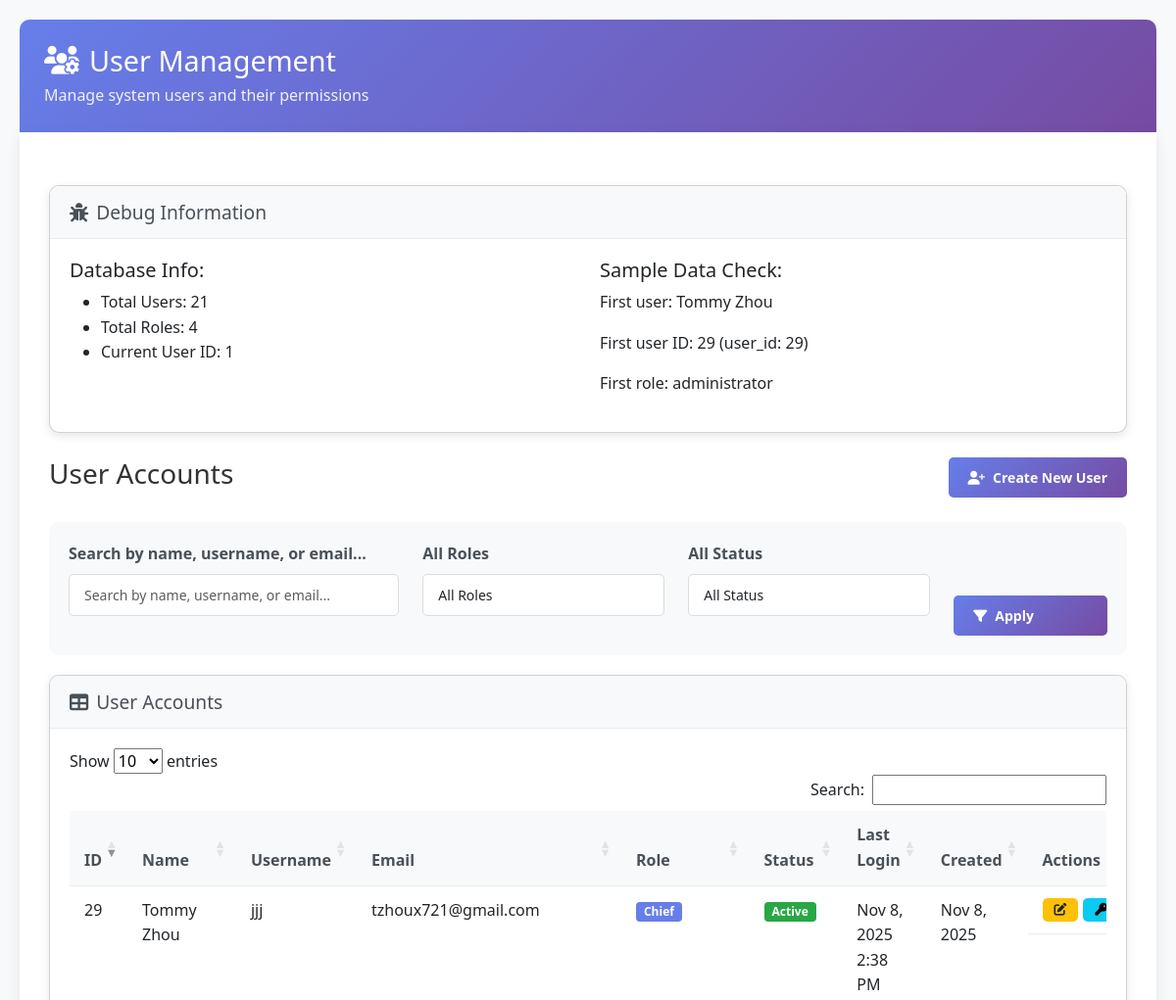
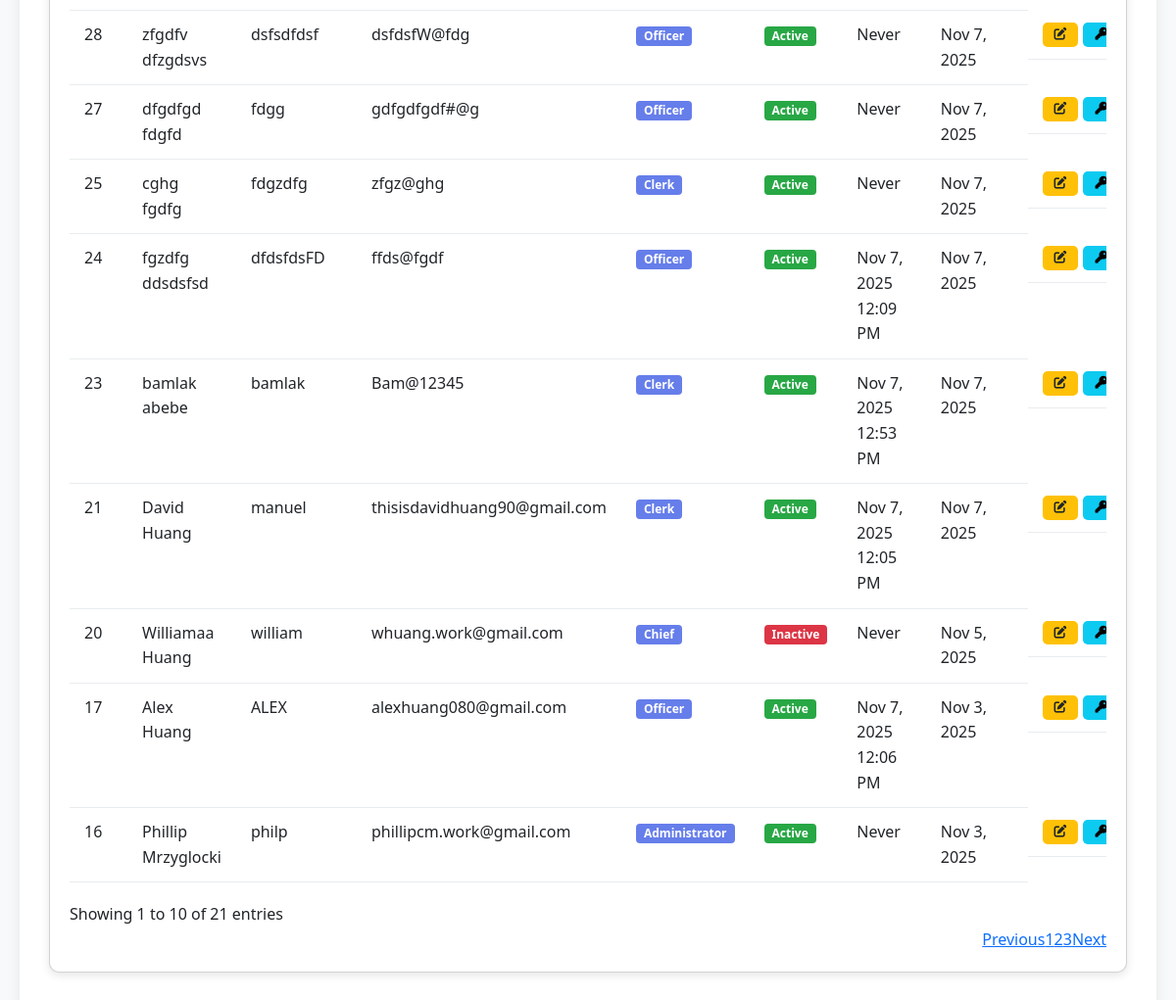
The app's page /admin/usermanagement.php (signed in) with its own data (2 pictures, top to bottom).
### tables this page shows
CREATE TABLE `users` (
  `user_id` int(11) NOT NULL,
  `username` varchar(50) NOT NULL,
  `password` varchar(255) NOT NULL,
  `role` enum('administrator','chief','officer','clerk') NOT NULL,
  `first_name` varchar(100) NOT NULL,
  `last_name` varchar(100) NOT NULL,
  `email` varchar(150) DEFAULT NULL,
  `phone` varchar(20) DEFAULT NULL,
  `badge_number` varchar(20) DEFAULT NULL,
  `department` varchar(100) DEFAULT NULL,
  `is_active` tinyint(1) DEFAULT 1,
  `last_login` datetime DEFAULT NULL,
  `created_at` timestamp NOT NULL DEFAULT current_timestamp(),
  `updated_at` timestamp NOT NULL DEFAULT current_timestamp() ON UPDATE current_timestamp(),
  `login_attempts` int(11) DEFAULT 0,
  `force_password_change` tinyint(4) DEFAULT 0
);

### includes/admin_functions.php (called while the page is built, shortened)
<?php
require_once 'security_functions.php';
class AdminFunctions {
    private $conn;
    public function __construct($db) {
        $this->conn = $db;
    }
    public function getAllUsers() {
        try {
            $stmt = $this->conn->prepare("
                SELECT u.*
                FROM users u
                ORDER BY u.created_at DESC
            ");
            $stmt->execute();
            return $stmt->fetchAll(PDO::FETCH_ASSOC);
        } catch (PDOException $e) {
            error_log("getAllUsers Error: " . $e->getMessage());
            return [];
        }
    }
    public function getRoles() {
        try {
            $stmt = $this->conn->prepare("SELECT DISTINCT role FROM users");
            $stmt->execute();
            $roles = $stmt->fetchAll(PDO::FETCH_ASSOC);
            $formattedRoles = [];
            foreach ($roles as $index => $role) {
                $formattedRoles[] = [
                    'id' => $index + 1,
                    'role_name' => $role['role']
                ];
            }
            return $formattedRoles;
        } catch (PDOException $e) {
            error_log("getRoles Error: " . $e->getMessage());
            return [
                ['id' => 1, 'role_name' => 'administrator'],
                ['id' => 2, 'role_name' => 'chief'],
                ['id' => 3, 'role_name' => 'officer'],
                ['id' => 4, 'role_name' => 'clerk']
            ];
        }
    }
}
function getAllUsers() {
    global $db;
    $adminFunctions = new AdminFunctions($db);
    return $adminFunctions->getAllUsers();
}
function getRoles() {
    global $db;
    $adminFunctions = new AdminFunctions($db);
    return $adminFunctions->getRoles();
}
?>

### admin/usermanagement.php (the view, shortened to what this page needs)
<?php
require '../includes/database.php';
require '../includes/admin_functions.php';
$current_lang = $_SESSION['lang'] ?? 'en';
function t($key) {
    global $translations, $current_lang;
    return $translations[$current_lang][$key] ?? $key;
}
$current_user_id = $_SESSION['user_id'];
$users = getAllUsers();
$roles = getRoles();
?>
<!DOCTYPE html>
<html lang="<?php echo $current_lang; ?>">
<head>
    <link href="https://cdn.jsdelivr.net/npm/bootstrap@5.3.0/dist/css/bootstrap.min.css" rel="stylesheet">
    <link rel="stylesheet" href="https://cdnjs.cloudflare.com/ajax/libs/font-awesome/6.4.0/css/all.min.css">
    <link rel="stylesheet" href="https://cdn.datatables.net/1.13.6/css/dataTables.bootstrap5.min.css">
</head>
<body>
    <div class="container">
        <div class="header">
            <div>
                <h1><i class="fas fa-users-cog"></i> <?php echo t('header_title'); ?></h1>
                <p><?php echo t('header_subtitle'); ?></p>
            </div>
        </div>
        <div class="content">
            <div class="card mt-4">
                <div class="card-header">
                    <h3><i class="fas fa-bug"></i> <?php echo t('debug_title'); ?></h3>
                </div>
                <div class="card-body">
                    <div class="row">
                        <div class="col-md-6">
                            <h5><?php echo t('debug_db_info'); ?></h5>
                            <ul>
                                <li><?php echo t('debug_total_users'); ?> <?php echo count($users); ?></li>
                                <li><?php echo t('debug_total_roles'); ?> <?php echo count($roles); ?></li>
                                <li><?php echo t('debug_current_user'); ?> <?php echo $current_user_id; ?></li>
                            </ul>
                        </div>
                        <div class="col-md-6">
                            <h5><?php echo t('debug_sample_data'); ?></h5>
                            <?php if (!empty($users)): ?>
                                <p><?php echo t('debug_first_user'); ?> <?php echo htmlspecialchars($users[0]['first_name'] . ' ' . $users[0]['last_name']); ?></p>
                                <p><?php echo t('debug_first_user_id'); ?> <?php echo $users[0]['id']; ?> (user_id: <?php echo $users[0]['user_id']; ?>)</p>
                            <?php else: ?>
                                <p class="text-danger"><?php echo t('debug_no_users'); ?></p>
                            <?php endif; ?>
                            <?php if (!empty($roles)): ?>
                                <p><?php echo t('debug_first_role'); ?> <?php echo htmlspecialchars($roles[0]['role_name']); ?></p>
                            <?php else: ?>
                                <p class="text-danger"><?php echo t('debug_no_roles'); ?></p>
                            <?php endif; ?>
                        </div>
                    </div>
                </div>
            </div>
            <div class="d-flex justify-content-between align-items-center mb-4">
                <h3>User Accounts</h3>
                <button class="btn btn-primary" data-bs-toggle="modal" data-bs-target="#createUserModal">
                    <i class="fas fa-user-plus"></i> <?php echo t('btn_create_user'); ?>
                </button>
            </div>
            <div class="search-filter-container">
                <div class="row">
                    <div class="col-md-4">
                        <div class="form-group">
                            <label><?php echo t('placeholder_search'); ?></label>
                            <input type="text" class="form-control" id="searchInput" placeholder="<?php echo t('placeholder_search'); ?>">
                        </div>
                    </div>
                    <div class="col-md-3">
                        <div class="form-group">
                            <label><?php echo t('filter_all_roles'); ?></label>
                            <select class="form-control" id="roleFilter">
                                <option value=""><?php echo t('filter_all_roles'); ?></option>
                            </select>
                        </div>
                    </div>
                    <div class="col-md-3">
                        <div class="form-group">
                            <label><?php echo t('filter_all_status'); ?></label>
                            <select class="form-control" id="statusFilter">
                                <option value=""><?php echo t('filter_all_status'); ?></option>
                            </select>
                        </div>
                    </div>
                    <div class="col-md-2 d-flex align-items-end">
                        <button class="btn btn-primary w-100" onclick="applyFilters()">
                            <i class="fas fa-filter"></i> <?php echo t('btn_apply_filter'); ?>
                        </button>
                    </div>
                </div>
            </div>
            <div class="card">
                <div class="card-header">
                    <h3><i class="fas fa-table"></i> User Accounts</h3>
                </div>
                <div class="card-body">
                    <div class="table-responsive">
                        <table class="table" id="usersTable">
                            <thead>
                                <tr>
                                    <th><?php echo t('table_id'); ?></th>
                                    <th><?php echo t('table_name'); ?></th>
                                    <th><?php echo t('table_username'); ?></th>
                                    <th><?php echo t('table_email'); ?></th>
                                    <th><?php echo t('table_role'); ?></th>
                                    <th><?php echo t('table_status'); ?></th>
                                    <th><?php echo t('table_last_login'); ?></th>
                                    <th><?php echo t('table_created'); ?></th>
                                    <th><?php echo t('table_actions'); ?></th>
                                </tr>
                            </thead>
                            <tbody>
                                <?php if (!empty($users)): ?>
                                    <?php foreach ($users as $user): ?>
                                        <tr>
                                            <td><?php echo $user['id']; ?></td>
                                            <td><?php echo htmlspecialchars($user['first_name'] . ' ' . $user['last_name']); ?></td>
                                            <td><?php echo htmlspecialchars($user['username']); ?></td>
                                            <td><?php echo htmlspecialchars($user['email']); ?></td>
                                            <td>
                                                <span class="badge badge-primary"><?php echo htmlspecialchars($user['role_name']); ?></span>
                                            </td>
                                            <td>
                                                <span class="badge badge-<?php echo $user['is_active'] ? 'success' : 'danger'; ?>">
                                                    <?php echo $user['is_active'] ? t('status_active') : t('status_inactive'); ?>
                                                </span>
                                            </td>
                                            <td><?php echo $user['last_login'] ? date('M j, Y g:i A', strtotime($user['last_login'])) : t('never_logged_in'); ?></td>
                                            <td><?php echo date('M j, Y', strtotime($user['created_at'])); ?></td>
                                            <td class="action-buttons">
                                                <button class="btn btn-warning btn-sm" onclick="editUser(<?php echo $user['id']; ?>)"
                                                        <?php echo $user['id'] == $current_user_id ? 'disabled title="Cannot edit your own account"' : ''; ?>>
                                                    <i class="fas fa-edit"></i>
                                                </button>
                                                <button class="btn btn-info btn-sm" onclick="resetPassword(<?php echo $user['id']; ?>, '<?php echo htmlspecialchars($user['first_name'] . ' ' . $user['last_name']); ?>')">
                                                    <i class="fas fa-key"></i>
                                                </button>
                                            </td>
                                        </tr>
                                    <?php endforeach; ?>
                                <?php endif; ?>
                            </tbody>
                        </table>
                    </div>
                </div>
            </div>
        </div>
    </div>
</body>
</html>

### admin/usermanagement.php (style rules this page uses)
body { font-family: 'Segoe UI', Tahoma, Geneva, Verdana, sans-serif; background: #f8f9fa; color: #333; line-height: 1.6; padding: 0; }
.container { max-width: 1400px; margin: 0 auto; padding: 20px; }
.header { background: linear-gradient(135deg, #667eea 0%, #764ba2 100%); color: white; padding: 25px; border-radius: 10px 10px 0 0; margin-bottom: 0; display: flex; justify-content: space-between; align-items: center; flex-wrap: wrap; }
.header h1 { margin: 0; font-size: 1.8rem; display: flex; align-items: center; gap: 10px; }
.header p { margin: 5px 0 0 0; opacity: 0.9; }
.content { background: white; padding: 30px; border-radius: 0 0 10px 10px; box-shadow: 0 5px 15px rgba(0,0,0,0.08); }
.card { background: white; border-radius: 10px; box-shadow: 0 3px 10px rgba(0,0,0,0.1); margin-bottom: 25px; overflow: hidden; }
.card-header { background: #f8f9fa; padding: 15px 20px; border-bottom: 1px solid #e9ecef; }
.card-header h3 { margin: 0; color: #495057; font-size: 1.2rem; display: flex; align-items: center; gap: 8px; }
.card-body { padding: 20px; }
.form-group { margin-bottom: 20px; }
.form-group label { display: block; margin-bottom: 8px; font-weight: 600; color: #495057; }
.form-control { width: 100%; padding: 10px 15px; border: 1px solid #ddd; border-radius: 5px; font-size: 14px; transition: border-color 0.3s ease; }
.btn { padding: 10px 20px; border: none; border-radius: 5px; cursor: pointer; font-size: 14px; font-weight: 600; transition: all 0.3s ease; display: inline-flex; align-items: center; gap: 8px; }
.btn-primary { background: linear-gradient(135deg, #667eea 0%, #764ba2 100%); color: white; }
.btn-warning { background: #ffc107; color: #212529; }
.btn-sm { padding: 6px 12px; font-size: 0.8rem; }
.table { width: 100%; border-collapse: collapse; margin-top: 15px; }
.table th, .table td { padding: 12px 15px; text-align: left; border-bottom: 1px solid #e9ecef; }
.table th { background: #f8f9fa; font-weight: 600; color: #495057; }
.badge { display: inline-block; padding: 4px 8px; border-radius: 4px; font-size: 0.75rem; font-weight: 600; }
.badge-success { background: #28a745; color: white; }
.badge-danger { background: #dc3545; color: white; }
.badge-primary { background: #667eea; color: white; }
.action-buttons { display: flex; gap: 5px; }
.search-filter-container { background: #f8f9fa; border-radius: 10px; padding: 20px; margin-bottom: 20px; }

### records on screen
users: first_name+last_name "Tommy Zhou", user_id "29", username "jjj", email "tzhoux721@gmail.com", role_name "Chief", last_login "Nov 8, 2025 2:38 PM", created_at "Nov 8, 2025"
users: user_id "28", first_name+last_name "zfgdfv dfzgdsvs", username "dsfsdfdsf", email "dsfdsfW@fdg", role_name "Officer", created_at "Nov 7, 2025"
users: user_id "27", first_name+last_name "dfgdfgd fdgfd", username "fdgg", email "gdfgdfgdf#@g", role_name "Officer", created_at "Nov 7, 2025"
users: user_id "25", first_name+last_name "cghg fgdfg", username "fdgzdfg", email "zfgz@ghg", role_name "Clerk", created_at "Nov 7, 2025"
users: user_id "24", first_name+last_name "fgzdfg ddsdsfsd", username "dfdsfdsFD", email "ffds@fgdf", role_name "Officer", last_login "Nov 7, 2025 12:09 PM", created_at "Nov 7, 2025"
users: user_id "23", first_name+last_name "bamlak abebe", username "bamlak", email "Bam@12345", role_name "Clerk", last_login "Nov 7, 2025 12:53 PM", created_at "Nov 7, 2025"
users: user_id "21", first_name+last_name "David Huang", username "manuel", email "thisisdavidhuang90@gmail.com", role_name "Clerk", last_login "Nov 7, 2025 12:05 PM", created_at "Nov 7, 2025"
users: user_id "20", first_name+last_name "Williamaa Huang", username "william", email "whuang.work@gmail.com", role_name "Chief", created_at "Nov 5, 2025"
users: user_id "17", first_name+last_name "Alex Huang", username "ALEX", email "alexhuang080@gmail.com", role_name "Officer", last_login "Nov 7, 2025 12:06 PM", created_at "Nov 3, 2025"
users: user_id "16", first_name+last_name "Phillip Mrzyglocki", username "philp", email "phillipcm.work@gmail.com", role_name "Administrator", created_at "Nov 3, 2025"

### other values on screen
t('header_title') "User Management"
t('header_subtitle') "Manage system users and their permissions"
t('debug_title') "Debug Information"
t('debug_db_info') "Database Info:"
t('debug_total_users') "Total Users:"
count($users) "21"
t('debug_total_roles') "Total Roles:"
count($roles) "4"
t('debug_current_user') "Current User ID:"
$current_user_id "1"
t('debug_sample_data') "Sample Data Check:"
t('debug_first_user') "First user:"
t('debug_first_user_id') "First user ID:"
t('debug_first_role') "First role:"
$roles[0]['role_name'] "administrator"
